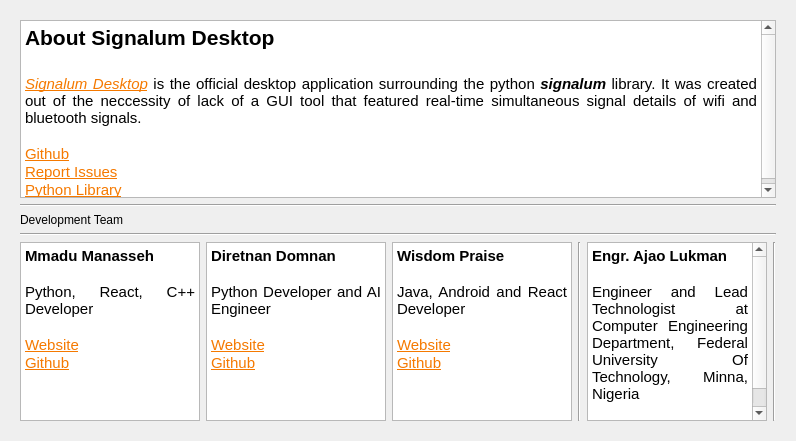
<?xml version="1.0" encoding="UTF-8"?>
<ui version="4.0">
 <class>AboutDialog</class>
 <widget class="QDialog" name="AboutDialog">
  <property name="geometry">
   <rect>
    <x>0</x>
    <y>0</y>
    <width>796</width>
    <height>441</height>
   </rect>
  </property>
  <property name="windowTitle">
   <string>About Signalum</string>
  </property>
  <layout class="QVBoxLayout" name="verticalLayout">
   <item>
    <widget class="QWidget" name="widget" native="true">
     <property name="styleSheet">
      <string notr="true"/>
     </property>
     <layout class="QVBoxLayout" name="verticalLayout_9">
      <item>
       <widget class="QTextEdit" name="textEdit">
        <property name="html">
         <string>&lt;!DOCTYPE HTML PUBLIC &quot;-//W3C//DTD HTML 4.0//EN&quot; &quot;http://www.w3.org/TR/REC-html40/strict.dtd&quot;&gt;
&lt;html&gt;&lt;head&gt;&lt;meta name=&quot;qrichtext&quot; content=&quot;1&quot; /&gt;&lt;style type=&quot;text/css&quot;&gt;
p, li { white-space: pre-wrap; }
&lt;/style&gt;&lt;/head&gt;&lt;body style=&quot; font-family:'Ubuntu'; font-size:11pt; font-weight:400; font-style:normal;&quot;&gt;
&lt;p align=&quot;justify&quot; style=&quot; margin-top:0px; margin-bottom:0px; margin-left:0px; margin-right:0px; -qt-block-indent:0; text-indent:0px;&quot;&gt;&lt;span style=&quot; font-size:16pt; font-weight:600;&quot;&gt;About Signalum Desktop&lt;/span&gt;&lt;/p&gt;
&lt;p align=&quot;justify&quot; style=&quot;-qt-paragraph-type:empty; margin-top:0px; margin-bottom:0px; margin-left:0px; margin-right:0px; -qt-block-indent:0; text-indent:0px; font-size:16pt; font-weight:600;&quot;&gt;&lt;br /&gt;&lt;/p&gt;
&lt;p align=&quot;justify&quot; style=&quot; margin-top:0px; margin-bottom:0px; margin-left:0px; margin-right:0px; -qt-block-indent:0; text-indent:0px;&quot;&gt;&lt;a href=&quot;https://bisoncorps.github.io/signalum-desktop/&quot;&gt;&lt;span style=&quot; font-style:italic; text-decoration: underline; color:#f57900;&quot;&gt;Signalum Desktop&lt;/span&gt;&lt;/a&gt; is the official desktop application surrounding the python &lt;span style=&quot; font-weight:600; font-style:italic;&quot;&gt;signalum&lt;/span&gt; library. It was created out of the neccessity of lack of a GUI tool that featured real-time simultaneous signal details of wifi and bluetooth signals.&lt;/p&gt;
&lt;p align=&quot;justify&quot; style=&quot;-qt-paragraph-type:empty; margin-top:0px; margin-bottom:0px; margin-left:0px; margin-right:0px; -qt-block-indent:0; text-indent:0px;&quot;&gt;&lt;br /&gt;&lt;/p&gt;
&lt;p align=&quot;justify&quot; style=&quot; margin-top:0px; margin-bottom:0px; margin-left:0px; margin-right:0px; -qt-block-indent:0; text-indent:0px;&quot;&gt;&lt;a href=&quot;https://github.com/bisoncorps/signalum-desktop&quot;&gt;&lt;span style=&quot; text-decoration: underline; color:#f57900;&quot;&gt;Github&lt;/span&gt;&lt;/a&gt;&lt;/p&gt;
&lt;p align=&quot;justify&quot; style=&quot; margin-top:0px; margin-bottom:0px; margin-left:0px; margin-right:0px; -qt-block-indent:0; text-indent:0px;&quot;&gt;&lt;a href=&quot;https://github.com/bisoncorps/signalum-desktop/issues&quot;&gt;&lt;span style=&quot; text-decoration: underline; color:#f57900;&quot;&gt;Report Issues&lt;/span&gt;&lt;/a&gt;&lt;/p&gt;
&lt;p align=&quot;justify&quot; style=&quot; margin-top:0px; margin-bottom:0px; margin-left:0px; margin-right:0px; -qt-block-indent:0; text-indent:0px;&quot;&gt;&lt;a href=&quot;https://bisoncorps.github.io/signalum/&quot;&gt;&lt;span style=&quot; text-decoration: underline; color:#f57900;&quot;&gt;Python Library&lt;/span&gt;&lt;/a&gt;&lt;/p&gt;&lt;/body&gt;&lt;/html&gt;</string>
        </property>
       </widget>
      </item>
      <item>
       <widget class="Line" name="line_9">
        <property name="orientation">
         <enum>Qt::Horizontal</enum>
        </property>
       </widget>
      </item>
      <item>
       <widget class="QLabel" name="label_6">
        <property name="text">
         <string>Development Team</string>
        </property>
       </widget>
      </item>
      <item>
       <widget class="Line" name="line_10">
        <property name="orientation">
         <enum>Qt::Horizontal</enum>
        </property>
       </widget>
      </item>
      <item>
       <layout class="QHBoxLayout" name="horizontalLayout">
        <item>
         <widget class="QTextEdit" name="textEdit_2">
          <property name="html">
           <string>&lt;!DOCTYPE HTML PUBLIC &quot;-//W3C//DTD HTML 4.0//EN&quot; &quot;http://www.w3.org/TR/REC-html40/strict.dtd&quot;&gt;
&lt;html&gt;&lt;head&gt;&lt;meta name=&quot;qrichtext&quot; content=&quot;1&quot; /&gt;&lt;style type=&quot;text/css&quot;&gt;
p, li { white-space: pre-wrap; }
&lt;/style&gt;&lt;/head&gt;&lt;body style=&quot; font-family:'Ubuntu'; font-size:11pt; font-weight:400; font-style:normal;&quot;&gt;
&lt;p align=&quot;justify&quot; style=&quot; margin-top:0px; margin-bottom:0px; margin-left:0px; margin-right:0px; -qt-block-indent:0; text-indent:0px;&quot;&gt;&lt;span style=&quot; font-weight:600;&quot;&gt;Mmadu Manasseh&lt;/span&gt;&lt;/p&gt;
&lt;p align=&quot;justify&quot; style=&quot;-qt-paragraph-type:empty; margin-top:0px; margin-bottom:0px; margin-left:0px; margin-right:0px; -qt-block-indent:0; text-indent:0px; font-weight:600;&quot;&gt;&lt;br /&gt;&lt;/p&gt;
&lt;p align=&quot;justify&quot; style=&quot; margin-top:0px; margin-bottom:0px; margin-left:0px; margin-right:0px; -qt-block-indent:0; text-indent:0px;&quot;&gt;Python, React, C++ Developer&lt;/p&gt;
&lt;p align=&quot;justify&quot; style=&quot;-qt-paragraph-type:empty; margin-top:0px; margin-bottom:0px; margin-left:0px; margin-right:0px; -qt-block-indent:0; text-indent:0px;&quot;&gt;&lt;br /&gt;&lt;/p&gt;
&lt;p align=&quot;justify&quot; style=&quot; margin-top:0px; margin-bottom:0px; margin-left:0px; margin-right:0px; -qt-block-indent:0; text-indent:0px;&quot;&gt;&lt;a href=&quot;https://mensaah.github.io&quot;&gt;&lt;span style=&quot; text-decoration: underline; color:#f57900;&quot;&gt;Website&lt;/span&gt;&lt;/a&gt;&lt;/p&gt;
&lt;p align=&quot;justify&quot; style=&quot; margin-top:0px; margin-bottom:0px; margin-left:0px; margin-right:0px; -qt-block-indent:0; text-indent:0px;&quot;&gt;&lt;a href=&quot;https://github.com/MensaaH&quot;&gt;&lt;span style=&quot; text-decoration: underline; color:#f57900;&quot;&gt;Github&lt;/span&gt;&lt;/a&gt;&lt;/p&gt;&lt;/body&gt;&lt;/html&gt;</string>
          </property>
         </widget>
        </item>
        <item>
         <widget class="QTextEdit" name="textEdit_3">
          <property name="enabled">
           <bool>true</bool>
          </property>
          <property name="html">
           <string>&lt;!DOCTYPE HTML PUBLIC &quot;-//W3C//DTD HTML 4.0//EN&quot; &quot;http://www.w3.org/TR/REC-html40/strict.dtd&quot;&gt;
&lt;html&gt;&lt;head&gt;&lt;meta name=&quot;qrichtext&quot; content=&quot;1&quot; /&gt;&lt;style type=&quot;text/css&quot;&gt;
p, li { white-space: pre-wrap; }
&lt;/style&gt;&lt;/head&gt;&lt;body style=&quot; font-family:'Ubuntu'; font-size:11pt; font-weight:400; font-style:normal;&quot;&gt;
&lt;p align=&quot;justify&quot; style=&quot; margin-top:0px; margin-bottom:0px; margin-left:0px; margin-right:0px; -qt-block-indent:0; text-indent:0px;&quot;&gt;&lt;span style=&quot; font-weight:600;&quot;&gt;Diretnan Domnan&lt;/span&gt;&lt;/p&gt;
&lt;p align=&quot;justify&quot; style=&quot;-qt-paragraph-type:empty; margin-top:0px; margin-bottom:0px; margin-left:0px; margin-right:0px; -qt-block-indent:0; text-indent:0px; font-weight:600;&quot;&gt;&lt;br /&gt;&lt;/p&gt;
&lt;p align=&quot;justify&quot; style=&quot; margin-top:0px; margin-bottom:0px; margin-left:0px; margin-right:0px; -qt-block-indent:0; text-indent:0px;&quot;&gt;Python Developer and AI Engineer&lt;/p&gt;
&lt;p align=&quot;justify&quot; style=&quot;-qt-paragraph-type:empty; margin-top:0px; margin-bottom:0px; margin-left:0px; margin-right:0px; -qt-block-indent:0; text-indent:0px;&quot;&gt;&lt;br /&gt;&lt;/p&gt;
&lt;p align=&quot;justify&quot; style=&quot; margin-top:0px; margin-bottom:0px; margin-left:0px; margin-right:0px; -qt-block-indent:0; text-indent:0px;&quot;&gt;&lt;a href=&quot;https://diretnandomnan.webnode.com&quot;&gt;&lt;span style=&quot; text-decoration: underline; color:#f57900;&quot;&gt;Website&lt;/span&gt;&lt;/a&gt;&lt;/p&gt;
&lt;p align=&quot;justify&quot; style=&quot; margin-top:0px; margin-bottom:0px; margin-left:0px; margin-right:0px; -qt-block-indent:0; text-indent:0px;&quot;&gt;&lt;a href=&quot;https://github.com/deven96&quot;&gt;&lt;span style=&quot; text-decoration: underline; color:#f57900;&quot;&gt;Github&lt;/span&gt;&lt;/a&gt;&lt;/p&gt;&lt;/body&gt;&lt;/html&gt;</string>
          </property>
         </widget>
        </item>
        <item>
         <widget class="QTextEdit" name="textEdit_4">
          <property name="html">
           <string>&lt;!DOCTYPE HTML PUBLIC &quot;-//W3C//DTD HTML 4.0//EN&quot; &quot;http://www.w3.org/TR/REC-html40/strict.dtd&quot;&gt;
&lt;html&gt;&lt;head&gt;&lt;meta name=&quot;qrichtext&quot; content=&quot;1&quot; /&gt;&lt;style type=&quot;text/css&quot;&gt;
p, li { white-space: pre-wrap; }
&lt;/style&gt;&lt;/head&gt;&lt;body style=&quot; font-family:'Ubuntu'; font-size:11pt; font-weight:400; font-style:normal;&quot;&gt;
&lt;p align=&quot;justify&quot; style=&quot; margin-top:0px; margin-bottom:0px; margin-left:0px; margin-right:0px; -qt-block-indent:0; text-indent:0px;&quot;&gt;&lt;span style=&quot; font-weight:600;&quot;&gt;Wisdom Praise&lt;/span&gt;&lt;/p&gt;
&lt;p align=&quot;justify&quot; style=&quot;-qt-paragraph-type:empty; margin-top:0px; margin-bottom:0px; margin-left:0px; margin-right:0px; -qt-block-indent:0; text-indent:0px; font-weight:600;&quot;&gt;&lt;br /&gt;&lt;/p&gt;
&lt;p align=&quot;justify&quot; style=&quot; margin-top:0px; margin-bottom:0px; margin-left:0px; margin-right:0px; -qt-block-indent:0; text-indent:0px;&quot;&gt;Java, Android and React Developer&lt;/p&gt;
&lt;p align=&quot;justify&quot; style=&quot;-qt-paragraph-type:empty; margin-top:0px; margin-bottom:0px; margin-left:0px; margin-right:0px; -qt-block-indent:0; text-indent:0px;&quot;&gt;&lt;br /&gt;&lt;/p&gt;
&lt;p align=&quot;justify&quot; style=&quot; margin-top:0px; margin-bottom:0px; margin-left:0px; margin-right:0px; -qt-block-indent:0; text-indent:0px;&quot;&gt;&lt;a href=&quot;https://wizzywit.github.io&quot;&gt;&lt;span style=&quot; text-decoration: underline; color:#f57900;&quot;&gt;Website&lt;/span&gt;&lt;/a&gt;&lt;/p&gt;
&lt;p align=&quot;justify&quot; style=&quot; margin-top:0px; margin-bottom:0px; margin-left:0px; margin-right:0px; -qt-block-indent:0; text-indent:0px;&quot;&gt;&lt;a href=&quot;https://github.com/wizzywit&quot;&gt;&lt;span style=&quot; text-decoration: underline; color:#f57900;&quot;&gt;Github&lt;/span&gt;&lt;/a&gt;&lt;/p&gt;&lt;/body&gt;&lt;/html&gt;</string>
          </property>
         </widget>
        </item>
        <item>
         <widget class="Line" name="line_12">
          <property name="orientation">
           <enum>Qt::Vertical</enum>
          </property>
         </widget>
        </item>
        <item>
         <widget class="QTextEdit" name="textEdit_5">
          <property name="html">
           <string>&lt;!DOCTYPE HTML PUBLIC &quot;-//W3C//DTD HTML 4.0//EN&quot; &quot;http://www.w3.org/TR/REC-html40/strict.dtd&quot;&gt;
&lt;html&gt;&lt;head&gt;&lt;meta name=&quot;qrichtext&quot; content=&quot;1&quot; /&gt;&lt;style type=&quot;text/css&quot;&gt;
p, li { white-space: pre-wrap; }
&lt;/style&gt;&lt;/head&gt;&lt;body style=&quot; font-family:'Ubuntu'; font-size:11pt; font-weight:400; font-style:normal;&quot;&gt;
&lt;p align=&quot;justify&quot; style=&quot; margin-top:0px; margin-bottom:0px; margin-left:0px; margin-right:0px; -qt-block-indent:0; text-indent:0px;&quot;&gt;&lt;span style=&quot; font-weight:600;&quot;&gt;Engr. Ajao Lukman&lt;/span&gt;&lt;/p&gt;
&lt;p align=&quot;justify&quot; style=&quot;-qt-paragraph-type:empty; margin-top:0px; margin-bottom:0px; margin-left:0px; margin-right:0px; -qt-block-indent:0; text-indent:0px; font-weight:600;&quot;&gt;&lt;br /&gt;&lt;/p&gt;
&lt;p align=&quot;justify&quot; style=&quot; margin-top:0px; margin-bottom:0px; margin-left:0px; margin-right:0px; -qt-block-indent:0; text-indent:0px;&quot;&gt;Engineer and Lead Technologist at Computer Engineering Department, Federal University Of Technology, Minna, Nigeria&lt;/p&gt;
&lt;p align=&quot;justify&quot; style=&quot;-qt-paragraph-type:empty; margin-top:0px; margin-bottom:0px; margin-left:0px; margin-right:0px; -qt-block-indent:0; text-indent:0px;&quot;&gt;&lt;br /&gt;&lt;/p&gt;
&lt;p align=&quot;justify&quot; style=&quot; margin-top:0px; margin-bottom:0px; margin-left:0px; margin-right:0px; -qt-block-indent:0; text-indent:0px;&quot;&gt;&lt;a href=&quot;contact&quot;&gt;&lt;span style=&quot; text-decoration: underline; color:#f57900;&quot;&gt;Contact&lt;/span&gt;&lt;/a&gt;&lt;/p&gt;&lt;/body&gt;&lt;/html&gt;</string>
          </property>
         </widget>
        </item>
        <item>
         <widget class="Line" name="line_13">
          <property name="orientation">
           <enum>Qt::Vertical</enum>
          </property>
         </widget>
        </item>
       </layout>
      </item>
     </layout>
    </widget>
   </item>
  </layout>
 </widget>
 <resources/>
 <connections/>
</ui>
